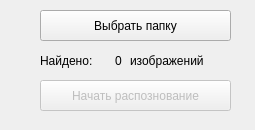
<?xml version="1.0" encoding="UTF-8"?>
<ui version="4.0">
 <class>Form</class>
 <widget class="QWidget" name="Form">
  <property name="enabled">
   <bool>true</bool>
  </property>
  <property name="geometry">
   <rect>
    <x>0</x>
    <y>0</y>
    <width>255</width>
    <height>130</height>
   </rect>
  </property>
  <property name="windowTitle">
   <string>Form</string>
  </property>
  <widget class="QPushButton" name="folder">
   <property name="geometry">
    <rect>
     <x>40</x>
     <y>10</y>
     <width>191</width>
     <height>31</height>
    </rect>
   </property>
   <property name="text">
    <string>Выбрать папку</string>
   </property>
  </widget>
  <widget class="QLabel" name="label">
   <property name="geometry">
    <rect>
     <x>40</x>
     <y>50</y>
     <width>71</width>
     <height>21</height>
    </rect>
   </property>
   <property name="text">
    <string>Найдено:</string>
   </property>
  </widget>
  <widget class="QPushButton" name="start">
   <property name="enabled">
    <bool>false</bool>
   </property>
   <property name="geometry">
    <rect>
     <x>40</x>
     <y>80</y>
     <width>191</width>
     <height>31</height>
    </rect>
   </property>
   <property name="mouseTracking">
    <bool>false</bool>
   </property>
   <property name="acceptDrops">
    <bool>false</bool>
   </property>
   <property name="autoFillBackground">
    <bool>false</bool>
   </property>
   <property name="inputMethodHints">
    <set>Qt::ImhNone</set>
   </property>
   <property name="text">
    <string>Начать распознование</string>
   </property>
   <property name="checkable">
    <bool>false</bool>
   </property>
   <property name="checked">
    <bool>false</bool>
   </property>
   <property name="autoRepeat">
    <bool>false</bool>
   </property>
   <property name="autoExclusive">
    <bool>false</bool>
   </property>
   <property name="autoDefault">
    <bool>false</bool>
   </property>
   <property name="default">
    <bool>false</bool>
   </property>
   <property name="flat">
    <bool>false</bool>
   </property>
  </widget>
  <widget class="QLabel" name="label_2">
   <property name="geometry">
    <rect>
     <x>130</x>
     <y>50</y>
     <width>101</width>
     <height>21</height>
    </rect>
   </property>
   <property name="text">
    <string>изображений</string>
   </property>
  </widget>
  <widget class="QLabel" name="len">
   <property name="geometry">
    <rect>
     <x>108</x>
     <y>50</y>
     <width>21</width>
     <height>21</height>
    </rect>
   </property>
   <property name="text">
    <string>0</string>
   </property>
   <property name="alignment">
    <set>Qt::AlignCenter</set>
   </property>
  </widget>
 </widget>
 <resources/>
 <connections/>
</ui>
